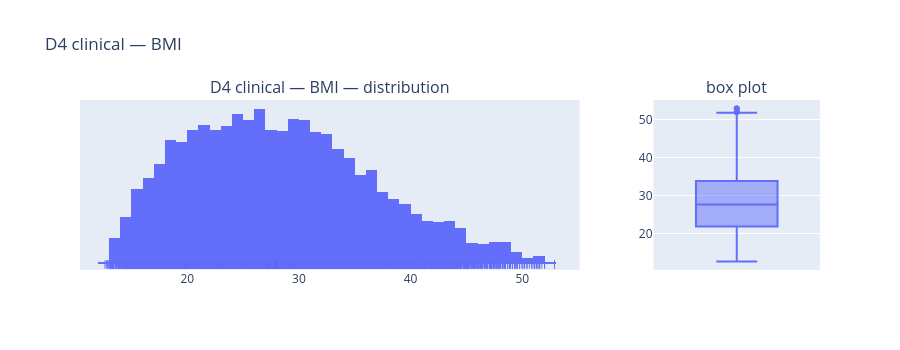
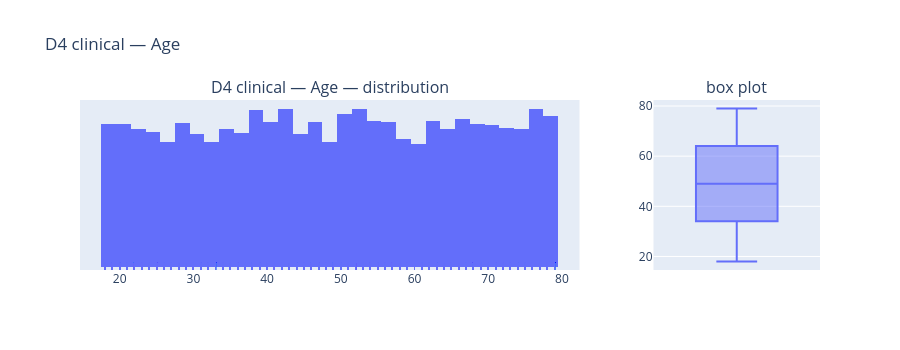
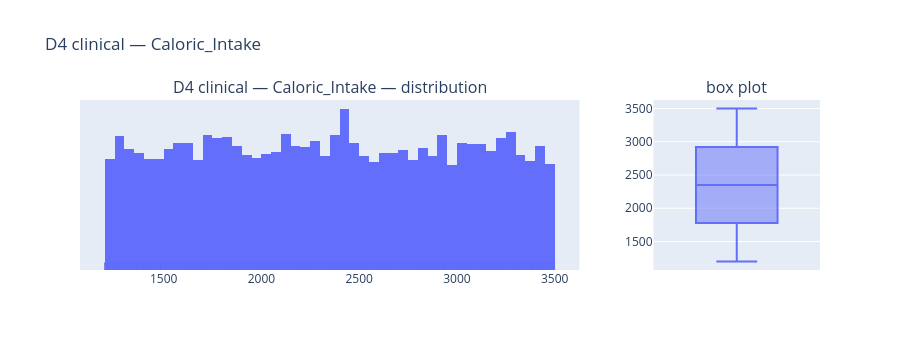
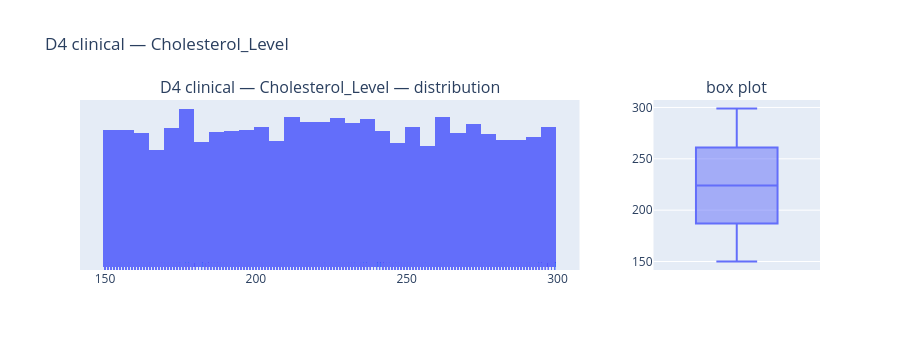

Notebook cell for these charts, in order:
### Markdown cell above
Plotting D4 clinical input features to characterise the patient population prior to examining the regression targets.

### Code cell
for col in D4_CLINICAL:
    plot_hist_box(d4, col, title_prefix="D4 clinical — ")

### Figure 1 — Plotly figure (JSON) as saved in the notebook; plotly's stock layout.template omitted (floating-point values rounded to 4 significant figures; data arrays with more than 128 entries replaced by an {"elided": "..."} marker saying what was removed)
{"data": [{"bingroup": "x", "hovertemplate": "BMI=%{x}<br>count=%{y}<extra></extra>", "legendgroup": "", "marker": {"color": "#636efa", "pattern": {"shape": ""}}, "name": "", "orientation": "v", "showlegend": false, "type": "histogram", "x": {"elided": "5000 float values"}, "xaxis": "x", "yaxis": "y"}, {"boxpoints": "all", "fillcolor": "rgba(255,255,255,0)", "hoveron": "points", "hovertemplate": "BMI=%{x}<extra></extra>", "jitter": 0, "legendgroup": "", "line": {"color": "rgba(255,255,255,0)"}, "marker": {"color": "#636efa", "symbol": "line-ns-open"}, "name": "", "showlegend": false, "type": "box", "x": {"elided": "5000 float values"}, "xaxis": "x", "yaxis": "y"}, {"alignmentgroup": "True", "hovertemplate": "BMI=%{y}<extra></extra>", "legendgroup": "", "marker": {"color": "#636efa"}, "name": "", "notched": false, "offsetgroup": "", "orientation": "v", "showlegend": false, "type": "box", "x0": " ", "xaxis": "x2", "y": {"elided": "5000 float values"}, "y0": " ", "yaxis": "y2"}], "layout": {"annotations": [{"font": {"size": 16}, "showarrow": false, "text": "D4 clinical — BMI — distribution", "x": 0.3375, "xanchor": "center", "xref": "paper", "y": 1.0, "yanchor": "bottom", "yref": "paper"}, {"font": {"size": 16}, "showarrow": false, "text": "box plot", "x": 0.8875, "xanchor": "center", "xref": "paper", "y": 1.0, "yanchor": "bottom", "yref": "paper"}], "height": 350, "showlegend": false, "title": {"text": "D4 clinical — BMI"}, "xaxis": {"anchor": "y", "domain": [0.0, 0.675]}, "xaxis2": {"anchor": "y2", "domain": [0.775, 1.0]}, "yaxis": {"anchor": "x", "domain": [0.0, 1.0]}, "yaxis2": {"anchor": "x2", "domain": [0.0, 1.0]}}}

### Figure 2 — Plotly figure (JSON) as saved in the notebook; plotly's stock layout.template omitted (floating-point values rounded to 4 significant figures; data arrays with more than 128 entries replaced by an {"elided": "..."} marker saying what was removed)
{"data": [{"bingroup": "x", "hovertemplate": "Age=%{x}<br>count=%{y}<extra></extra>", "legendgroup": "", "marker": {"color": "#636efa", "pattern": {"shape": ""}}, "name": "", "orientation": "v", "showlegend": false, "type": "histogram", "x": {"elided": "5000 int values"}, "xaxis": "x", "yaxis": "y"}, {"boxpoints": "all", "fillcolor": "rgba(255,255,255,0)", "hoveron": "points", "hovertemplate": "Age=%{x}<extra></extra>", "jitter": 0, "legendgroup": "", "line": {"color": "rgba(255,255,255,0)"}, "marker": {"color": "#636efa", "symbol": "line-ns-open"}, "name": "", "showlegend": false, "type": "box", "x": {"elided": "5000 int values"}, "xaxis": "x", "yaxis": "y"}, {"alignmentgroup": "True", "hovertemplate": "Age=%{y}<extra></extra>", "legendgroup": "", "marker": {"color": "#636efa"}, "name": "", "notched": false, "offsetgroup": "", "orientation": "v", "showlegend": false, "type": "box", "x0": " ", "xaxis": "x2", "y": {"elided": "5000 int values"}, "y0": " ", "yaxis": "y2"}], "layout": {"annotations": [{"font": {"size": 16}, "showarrow": false, "text": "D4 clinical — Age — distribution", "x": 0.3375, "xanchor": "center", "xref": "paper", "y": 1.0, "yanchor": "bottom", "yref": "paper"}, {"font": {"size": 16}, "showarrow": false, "text": "box plot", "x": 0.8875, "xanchor": "center", "xref": "paper", "y": 1.0, "yanchor": "bottom", "yref": "paper"}], "height": 350, "showlegend": false, "title": {"text": "D4 clinical — Age"}, "xaxis": {"anchor": "y", "domain": [0.0, 0.675]}, "xaxis2": {"anchor": "y2", "domain": [0.775, 1.0]}, "yaxis": {"anchor": "x", "domain": [0.0, 1.0]}, "yaxis2": {"anchor": "x2", "domain": [0.0, 1.0]}}}

### Figure 3 — Plotly figure (JSON) as saved in the notebook; plotly's stock layout.template omitted (floating-point values rounded to 4 significant figures; data arrays with more than 128 entries replaced by an {"elided": "..."} marker saying what was removed)
{"data": [{"bingroup": "x", "hovertemplate": "Caloric_Intake=%{x}<br>count=%{y}<extra></extra>", "legendgroup": "", "marker": {"color": "#636efa", "pattern": {"shape": ""}}, "name": "", "orientation": "v", "showlegend": false, "type": "histogram", "x": {"elided": "5000 int values"}, "xaxis": "x", "yaxis": "y"}, {"boxpoints": "all", "fillcolor": "rgba(255,255,255,0)", "hoveron": "points", "hovertemplate": "Caloric_Intake=%{x}<extra></extra>", "jitter": 0, "legendgroup": "", "line": {"color": "rgba(255,255,255,0)"}, "marker": {"color": "#636efa", "symbol": "line-ns-open"}, "name": "", "showlegend": false, "type": "box", "x": {"elided": "5000 int values"}, "xaxis": "x", "yaxis": "y"}, {"alignmentgroup": "True", "hovertemplate": "Caloric_Intake=%{y}<extra></extra>", "legendgroup": "", "marker": {"color": "#636efa"}, "name": "", "notched": false, "offsetgroup": "", "orientation": "v", "showlegend": false, "type": "box", "x0": " ", "xaxis": "x2", "y": {"elided": "5000 int values"}, "y0": " ", "yaxis": "y2"}], "layout": {"annotations": [{"font": {"size": 16}, "showarrow": false, "text": "D4 clinical — Caloric_Intake — distribution", "x": 0.3375, "xanchor": "center", "xref": "paper", "y": 1.0, "yanchor": "bottom", "yref": "paper"}, {"font": {"size": 16}, "showarrow": false, "text": "box plot", "x": 0.8875, "xanchor": "center", "xref": "paper", "y": 1.0, "yanchor": "bottom", "yref": "paper"}], "height": 350, "showlegend": false, "title": {"text": "D4 clinical — Caloric_Intake"}, "xaxis": {"anchor": "y", "domain": [0.0, 0.675]}, "xaxis2": {"anchor": "y2", "domain": [0.775, 1.0]}, "yaxis": {"anchor": "x", "domain": [0.0, 1.0]}, "yaxis2": {"anchor": "x2", "domain": [0.0, 1.0]}}}

### Figure 4 — Plotly figure (JSON) as saved in the notebook; plotly's stock layout.template omitted (floating-point values rounded to 4 significant figures; data arrays with more than 128 entries replaced by an {"elided": "..."} marker saying what was removed)
{"data": [{"bingroup": "x", "hovertemplate": "Cholesterol_Level=%{x}<br>count=%{y}<extra></extra>", "legendgroup": "", "marker": {"color": "#636efa", "pattern": {"shape": ""}}, "name": "", "orientation": "v", "showlegend": false, "type": "histogram", "x": {"elided": "5000 int values"}, "xaxis": "x", "yaxis": "y"}, {"boxpoints": "all", "fillcolor": "rgba(255,255,255,0)", "hoveron": "points", "hovertemplate": "Cholesterol_Level=%{x}<extra></extra>", "jitter": 0, "legendgroup": "", "line": {"color": "rgba(255,255,255,0)"}, "marker": {"color": "#636efa", "symbol": "line-ns-open"}, "name": "", "showlegend": false, "type": "box", "x": {"elided": "5000 int values"}, "xaxis": "x", "yaxis": "y"}, {"alignmentgroup": "True", "hovertemplate": "Cholesterol_Level=%{y}<extra></extra>", "legendgroup": "", "marker": {"color": "#636efa"}, "name": "", "notched": false, "offsetgroup": "", "orientation": "v", "showlegend": false, "type": "box", "x0": " ", "xaxis": "x2", "y": {"elided": "5000 int values"}, "y0": " ", "yaxis": "y2"}], "layout": {"annotations": [{"font": {"size": 16}, "showarrow": false, "text": "D4 clinical — Cholesterol_Level — distribution", "x": 0.3375, "xanchor": "center", "xref": "paper", "y": 1.0, "yanchor": "bottom", "yref": "paper"}, {"font": {"size": 16}, "showarrow": false, "text": "box plot", "x": 0.8875, "xanchor": "center", "xref": "paper", "y": 1.0, "yanchor": "bottom", "yref": "paper"}], "height": 350, "showlegend": false, "title": {"text": "D4 clinical — Cholesterol_Level"}, "xaxis": {"anchor": "y", "domain": [0.0, 0.675]}, "xaxis2": {"anchor": "y2", "domain": [0.775, 1.0]}, "yaxis": {"anchor": "x", "domain": [0.0, 1.0]}, "yaxis2": {"anchor": "x2", "domain": [0.0, 1.0]}}}
